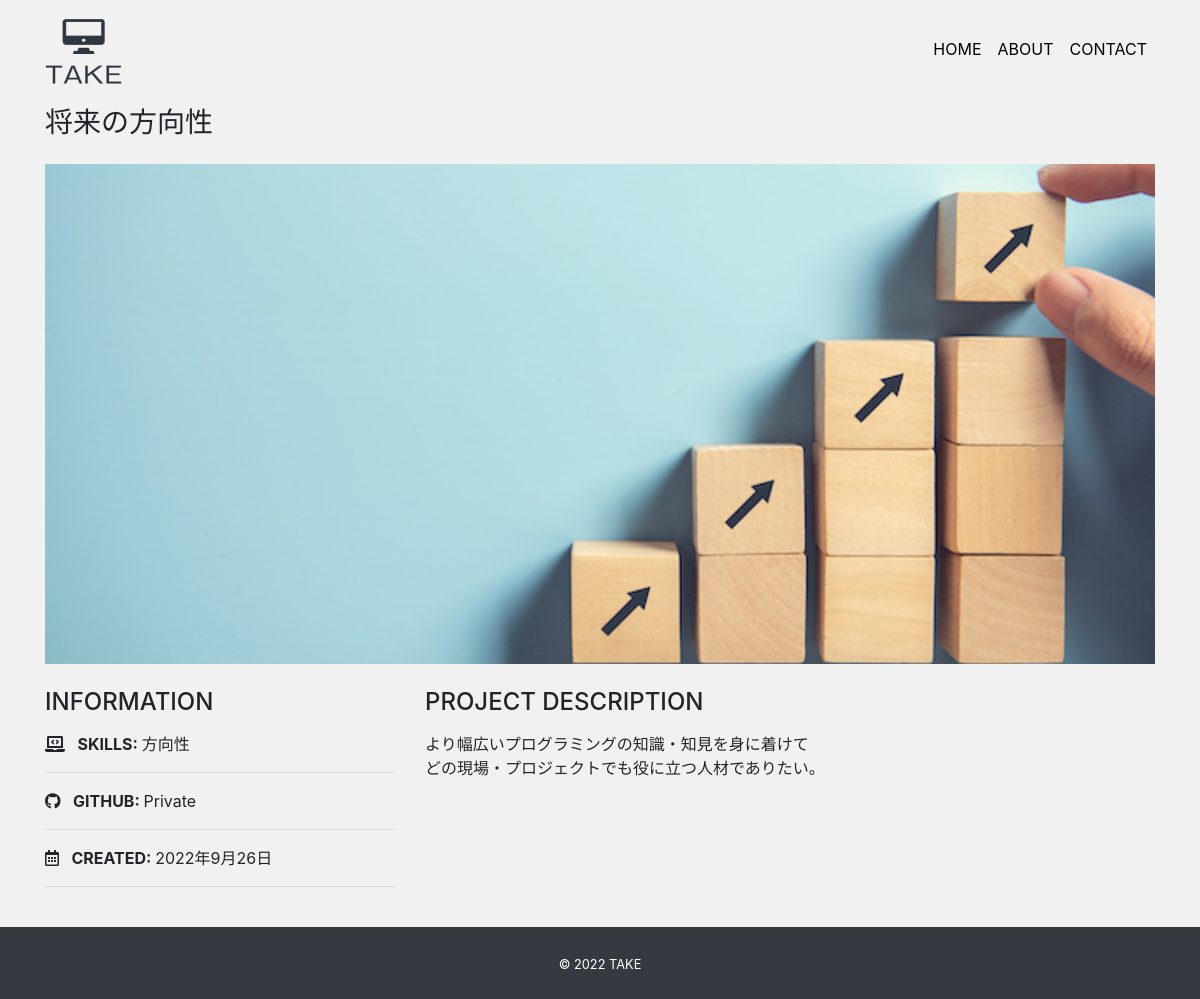
/detail/3, run on the app's committed database.
### mysite/models.py (models this page shows, shortened)
class Work(models.Model):
    title = models.CharField('タイトル', max_length=100)
    image = models.ImageField(upload_to="images", verbose_name='イメージ画像')
    thumbnail = models.ImageField(
        upload_to="images", verbose_name='サムネイル', null='True', blank='True')
    skill = models.CharField('スキル', max_length=100)
    url = models.CharField('URL', max_length=100, null='True', blank='True')
    created = models.DateField('作成日')
    description = models.TextField('説明')

### mysite/views.py (the view)
# urls.py: path('detail/<int:pk>', views.DetailView.as_view(), name='detail'),
class DetailView(View):
    def get(self, request, *args, **kwargs):
        work_data = Work.objects.get(id=self.kwargs['pk'])
        return render(request, 'mysite/detail.html', {
            'work_data': work_data
        })

### mysite/templates/mysite/detail.html
{% extends 'mysite/base.html' %}
{% block content %}
<h3 class="mb-4">{{ work_data.title }}</h3>
<div class="card top mb-4">
    <img src="{{ work_data.image.url }}" alt="">
</div>
<div class="row">
    <div class="col-sm-4 mb-4">
        <h4 class="mb-3">INFORMATION</h4>
        <p>
            <i class="fas fa-laptop-code mr-2"></i>
            <span class="font-weight-bolder">SKILLS: </span>
            {{ work_data.skill}}
        </p>
        <hr>
        <p>
            <i class="fab fa-github mr-2"></i>
            <span class="font-weight-bolder">GITHUB: </span>
            {% if work_data.url %}
            <a href="{{ work_data.url }}" target="_blank" class="link-color">Link</a>
            {% else %}
            Private
            {% endif %}
        </p>
        <hr>
        <p>
            <i class="far fa-calendar-alt mr-2"></i>
            <span class="font-weight-bolder">CREATED: </span>
            {{ work_data.created }}
        </p>
        <hr>
    </div>
    <div class="col-sm-8 mb-5">
        <h4 class="mb-3">PROJECT DESCRIPTION</h4>
        <p>{{ work_data.description|linebreaksbr }}</p>
    </div>
</div>
{% endblock %}

### mysite/static/css/style.css (style rules this page uses)
* { margin: 0; padding: 0; box-sizing: border-box; }
body { background: #f1f1f1; display: flex; flex-flow: column; min-height: 100vh; }
.top img { object-fit: cover; height: 500px; }
.card { border: none; }

### data on the page
Work: title "将来の方向性", image (picture), skill "方向性", created "2022年9月26日", description "より幅広いプログラミングの知識・知見を身に着けて どの現場・プロジェクトでも役に立つ人材でありたい。"
